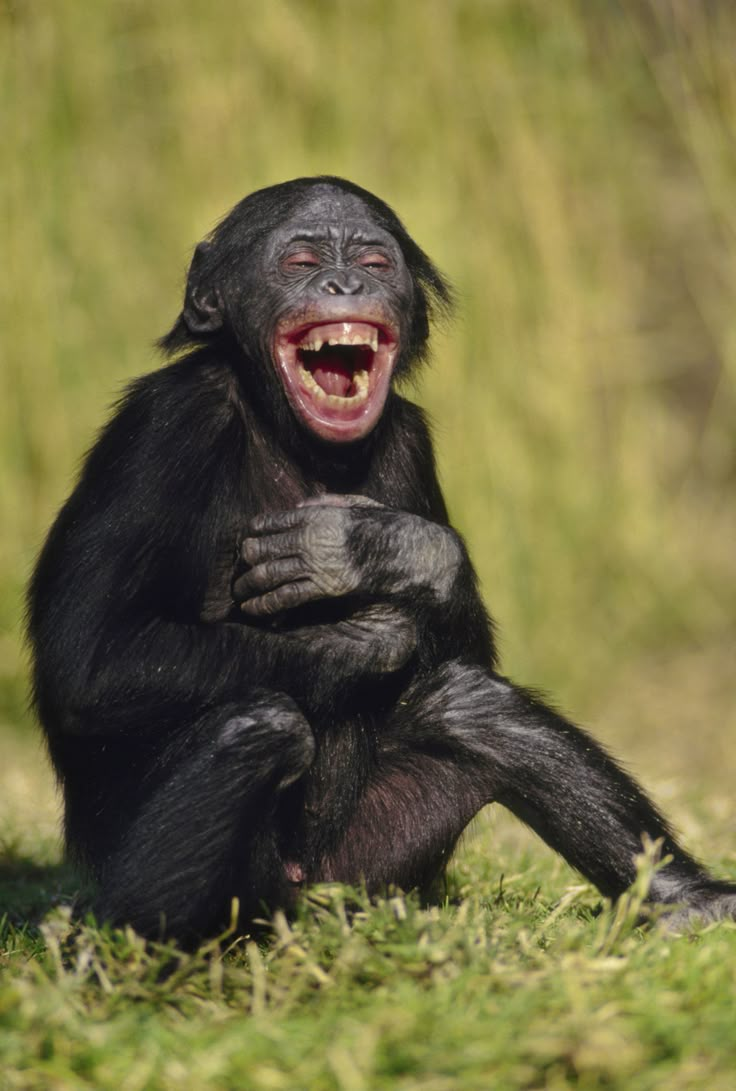
#> input picture Practice/M.jpg, 736 x 1091 px
$ python 2-6.py
#> lines starting #> are read from the running program, lines starting #| are printed output that depends on the picture
import cv2 as cv
import sys

# Load the image
img = cv.imread('M.jpg')
#> img is the input picture: shape (1091, 736, 3); mean B, G, R 67.4, 109.9, 115.9

# Check if the image was successfully loaded
if img is None:
    sys.exit('File not found.')

# Draw a rectangle around the target area
cv.rectangle(img, (169, 187), (443, 430), (0, 0, 255), 2)

# Put text on the image
cv.putText(img, 'Monkey is laughing', (169, 180), cv.FONT_HERSHEY_SIMPLEX, 1, (255, 0, 0), 2)
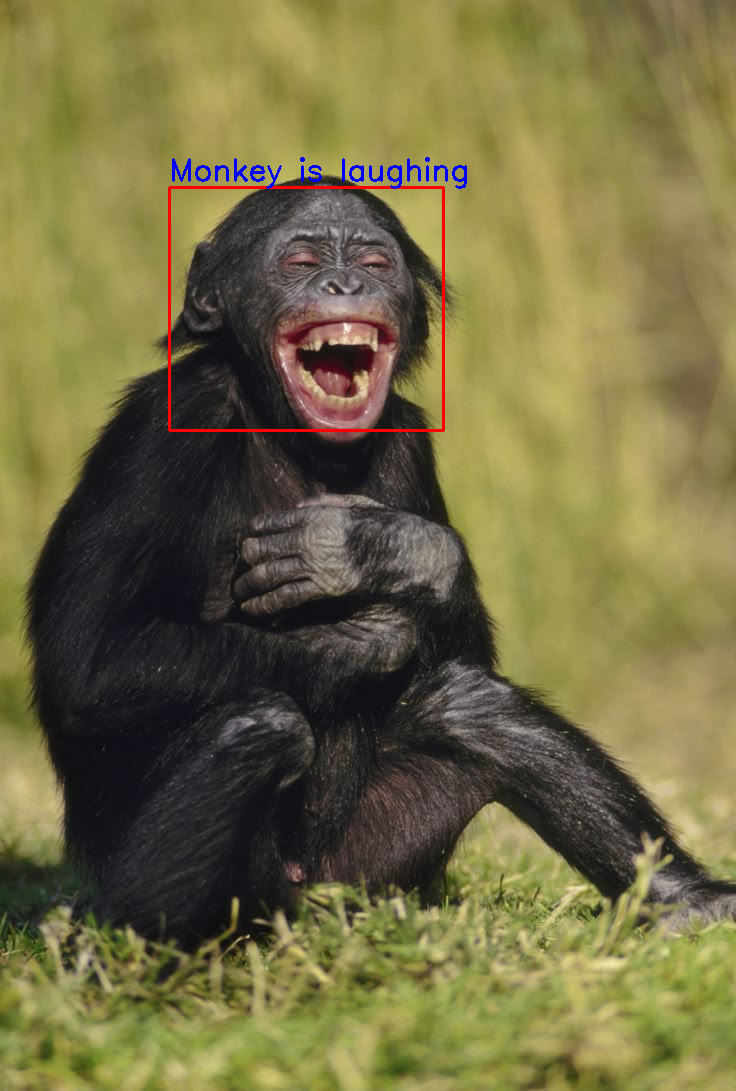
#> img: shape (1091, 736, 3); mean B, G, R 67.6, 109.1, 116

# Display the image in a window
cv.imshow('Draw', img)

# Wait for a key press and close windows
cv.waitKey(0)
cv.destroyAllWindows()

$ run again, with Practice/Wolf.jpg copied over Practice/M.jpg
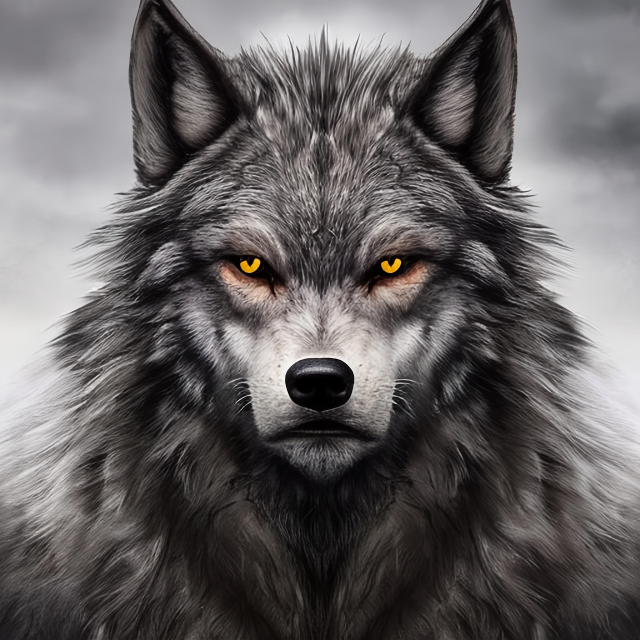
#> input picture Practice/Wolf.jpg, 1280 x 1280 px (shown at 1/2 size)
#> img is the input picture: shape (1280, 1280, 3); mean B, G, R 98, 97.7, 101.4
#> `cv.putText(img, 'Monkey is laughing', (169, 180), cv.FONT_HERSHEY_SIMP..`:
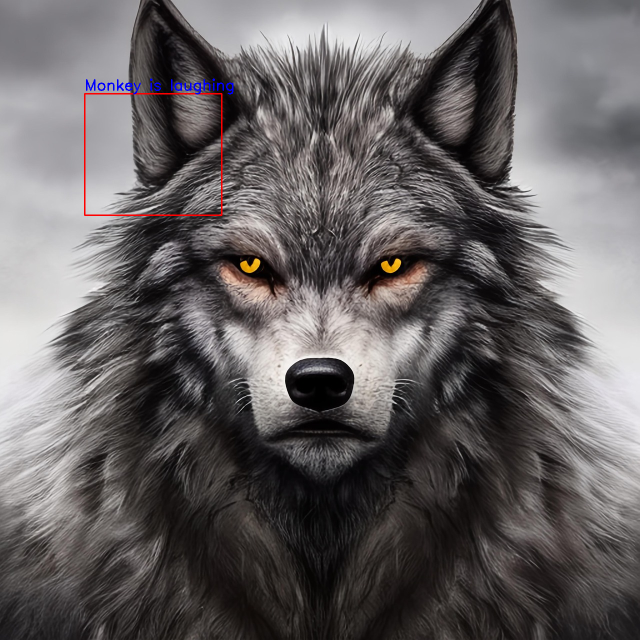
#> img: shape (1280, 1280, 3) (shown at 1/2 size); mean B, G, R 98, 97.4, 101.5
